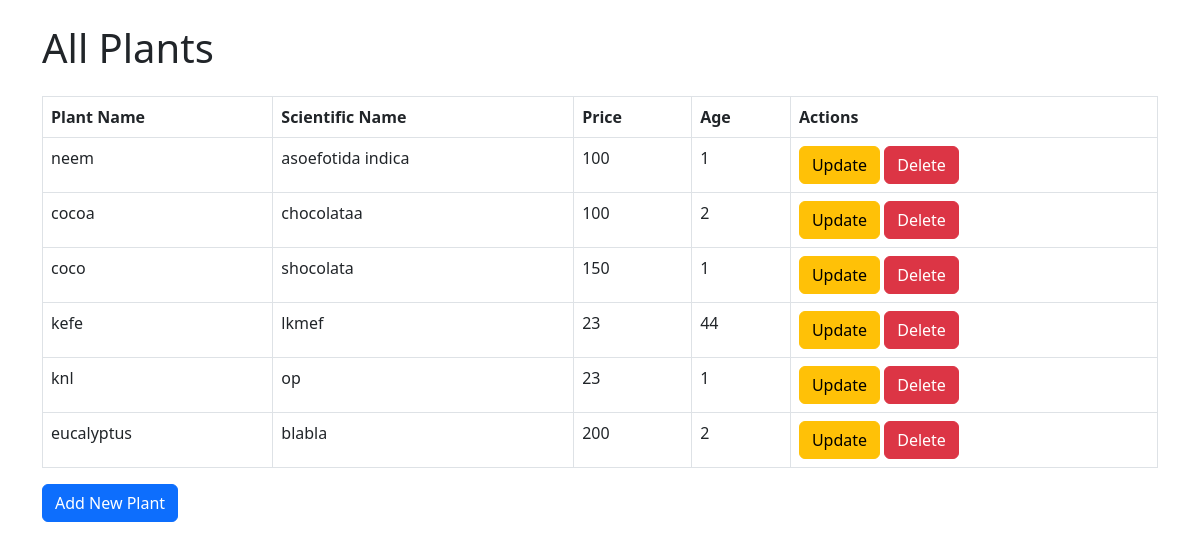
Before: /all/plants/ with the older database file.
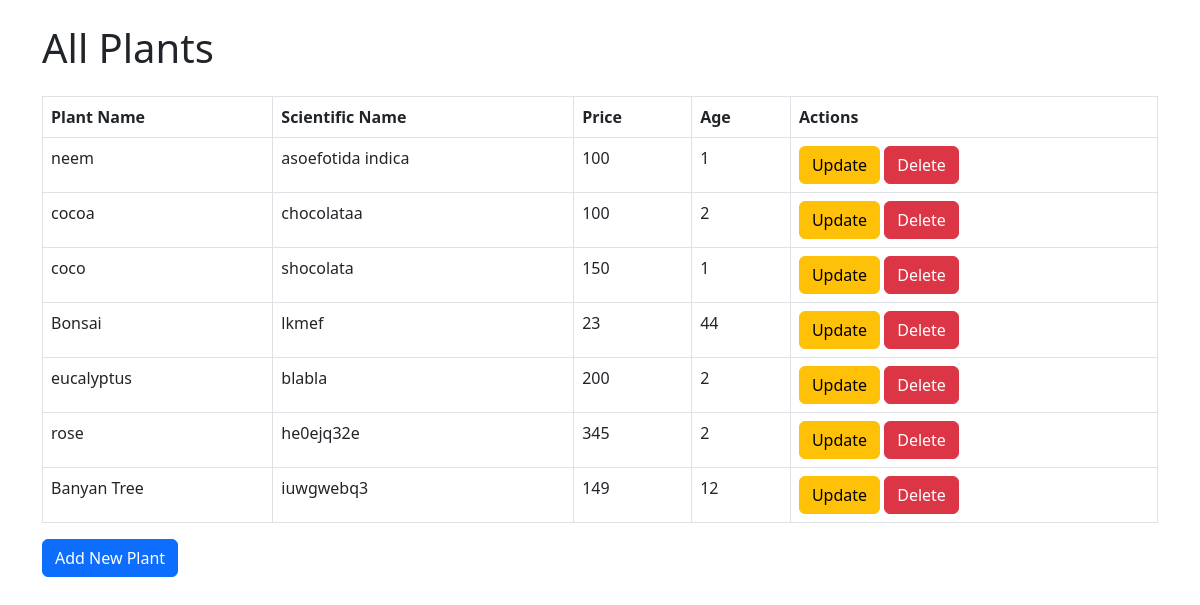
After: the same page with the newer database file.
### eco/models.py (models this page shows, shortened)
class Plant(models.Model):
    plant_name = models.TextField(max_length=100)
    scientific_name= models.TextField(max_length=100)
    price = models.IntegerField(default=100)
    age = models.IntegerField(default=1)
    pic = models.ImageField(null=True)
    imported = models.BooleanField(default=False)

### eco/views.py (the view)
# urls.py: path('all/plants/',all_plants, name = "all_plants"),
def all_plants(request):
    plants = Plant.objects.all()
    return render(request, 'all_plants.html', {'plants': plants})

### eco/templates/all_plants.html (shortened to what this page needs)
<!DOCTYPE html>
<html lang="en">
<head>
    <link rel="stylesheet" href="https://cdn.jsdelivr.net/npm/bootstrap@5.3.0-alpha1/dist/css/bootstrap.min.css">
</head>
<body>
    <div class="container">
        <h1 class="my-4">All Plants</h1>
        <table class="table table-bordered">
            <thead>
                <tr>
                    <th>Plant Name</th>
                    <th>Scientific Name</th>
                    <th>Price</th>
                    <th>Age</th>
                    <th>Actions</th>
                </tr>
            </thead>
            <tbody>
                {% for plant in plants %}
                <tr>
                    <td>{{ plant.plant_name }}</td>
                    <td>{{ plant.scientific_name }}</td>
                    <td>{{ plant.price }}</td>
                    <td>{{ plant.age }}</td>
                    <td>
                         <a href="{% url 'update_plant' plant.id %}" class="btn btn-warning">Update</a>
                        <a href="{% url 'delete_plant' plant.id %}" class="btn btn-danger">Delete</a>
                    </td>
                </tr>
                {% endfor %}
            </tbody>
        </table>
        <a class="btn btn-primary">Add New Plant</a>
    </div>
</body>
</html>

Changed rows visible on the page:
removed Plant: plant_name "knl", scientific_name "op", price "23", age "1"
changed Plant "lkmef": plant_name "kefe" → "Bonsai"
added Plant: plant_name "rose", scientific_name "he0ejq32e", price "345", age "2"
added Plant: plant_name "Banyan Tree", scientific_name "iuwgwebq3", price "149", age "12"
